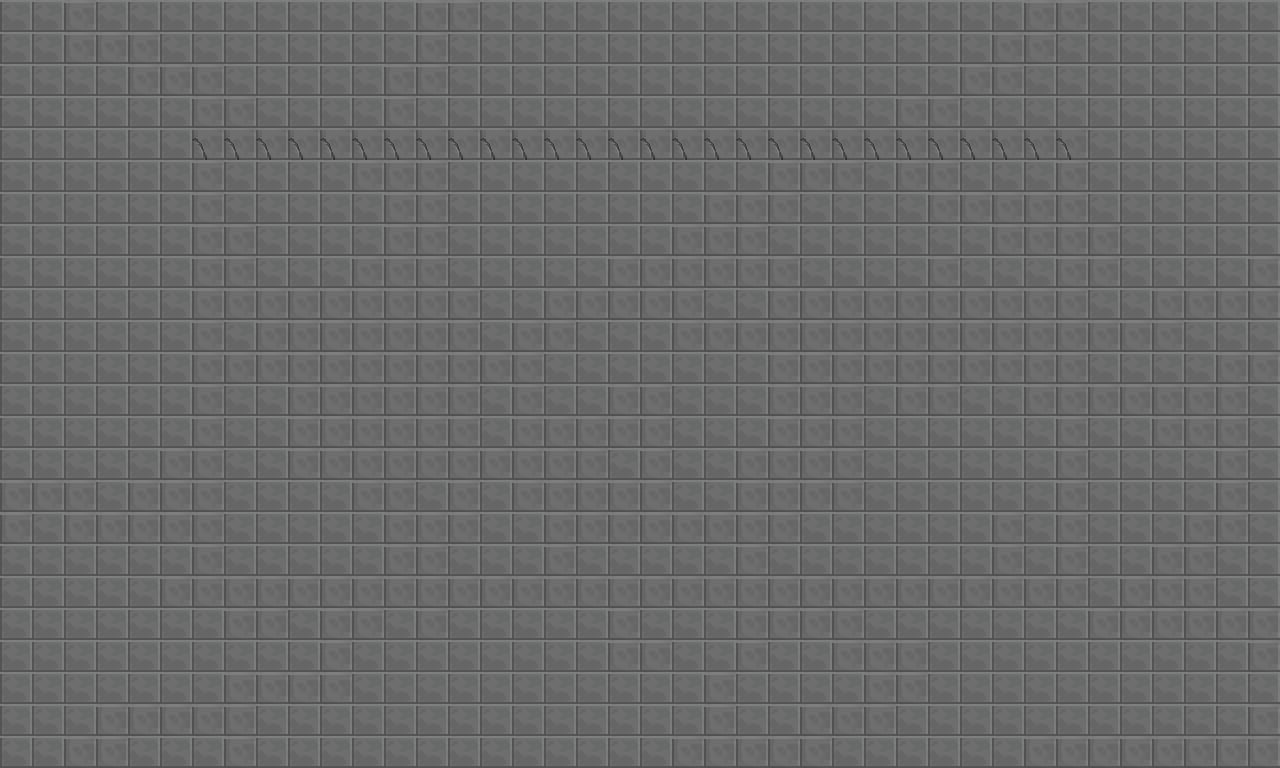

Tiled map render using the project's own tile images. Description and the whole map definition, tile-layer contents included, below:
An orthogonal 40x24 tile map with 32x32 px tiles, 1 tile layer (Tile Layer 1) and 1 object (wall).

<map version="1.10" tiledversion="1.11.0" orientation="orthogonal" renderorder="right-down" width="40" height="24" tilewidth="32" tileheight="32" infinite="0" nextlayerid="3" nextobjectid="8">
<tileset firstgid="1" tilewidth="32" tileheight="32" tilecount="4" columns="4">
 <image source="PreviewTile.png" />
</tileset>
 <layer id="1" name="Tile Layer 1" width="40" height="24">
  <data encoding="csv">
4,4,2,4,4,4,4,4,4,4,4,4,4,2,2,4,4,4,4,4,4,4,4,4,4,4,4,4,4,4,4,4,2,2,4,4,4,4,4,4,
4,4,2,2,2,4,4,4,4,4,4,4,4,2,4,4,4,4,4,4,4,4,4,4,4,4,4,4,4,4,4,2,2,4,4,4,4,4,4,4,
4,4,4,4,2,2,2,4,4,4,4,4,2,2,4,4,4,4,4,4,4,4,4,4,4,4,4,4,4,4,2,2,4,4,4,4,4,4,4,4,
4,4,4,4,4,4,2,2,4,4,4,4,2,4,4,4,4,4,4,4,4,4,4,4,4,4,4,4,2,2,4,4,4,4,4,4,4,4,4,4,
4,4,4,4,4,4,1,1,1,1,1,1,1,1,1,1,1,1,1,1,1,1,1,1,1,1,1,1,1,1,1,1,1,1,4,4,4,4,4,4,
4,4,4,4,4,4,2,4,4,4,4,2,2,2,4,4,4,4,4,4,4,4,4,4,2,2,2,4,2,2,4,4,4,2,4,4,4,4,4,4,
4,4,4,4,4,4,2,4,4,4,4,4,2,2,4,4,4,4,4,4,4,4,2,2,2,4,4,4,4,2,2,2,2,2,4,4,4,4,4,4,
4,4,4,4,4,4,2,2,4,4,4,4,2,2,4,4,4,4,4,4,4,2,2,2,4,4,4,4,4,4,4,2,2,2,2,4,4,4,4,4,
4,4,4,4,4,4,2,2,4,4,4,2,2,2,4,4,4,4,4,2,2,2,2,2,2,4,4,4,4,2,4,4,4,2,2,4,4,4,4,2,
4,4,4,4,4,4,2,2,2,2,2,2,2,2,2,4,4,2,2,2,2,2,4,4,2,2,2,2,2,2,2,2,2,2,4,4,2,2,2,2,
4,4,4,4,4,4,2,4,2,2,2,2,2,2,2,4,2,2,4,4,4,2,2,2,2,2,2,2,2,2,2,2,2,2,2,2,2,4,4,4,
4,4,4,4,4,4,2,2,2,2,2,2,2,2,2,2,2,4,4,4,4,4,4,4,2,2,2,2,2,2,2,2,2,2,4,4,4,4,2,2,
4,4,4,4,4,4,2,4,4,2,2,2,2,2,2,4,2,4,4,2,2,4,4,4,2,2,2,4,2,2,4,4,2,2,2,2,2,2,2,4,
4,4,4,4,4,4,2,4,4,2,2,2,2,2,2,4,2,2,2,2,2,4,4,4,2,2,2,4,4,4,4,4,4,2,4,4,2,2,2,4,
4,4,4,4,4,2,2,4,4,2,2,2,2,2,2,2,2,2,2,4,2,4,4,2,2,2,2,4,4,4,4,4,4,2,4,4,4,4,2,4,
2,2,2,4,2,2,2,4,4,4,4,2,2,4,2,4,2,2,2,2,2,4,4,2,2,2,2,4,4,4,4,4,4,2,4,4,4,4,2,4,
2,4,2,2,2,2,2,4,4,4,4,4,2,2,2,4,4,2,2,2,2,2,2,2,2,4,4,4,4,4,4,2,4,2,4,4,4,2,2,4,
4,4,4,4,4,4,2,4,4,4,4,4,2,2,4,4,4,2,4,4,4,4,4,2,4,4,4,4,4,4,4,2,4,2,4,4,2,2,4,4,
4,4,4,4,4,2,2,2,2,2,2,2,2,2,2,2,2,2,2,2,2,2,2,2,2,2,2,2,2,2,2,2,2,2,4,2,2,2,4,4,
4,4,4,4,4,4,4,2,2,4,2,2,4,2,4,4,4,4,4,2,4,4,4,2,2,2,2,4,4,4,4,4,4,4,2,2,2,2,2,2,
4,4,4,4,4,4,4,4,4,4,2,4,4,4,4,4,4,4,4,2,2,4,4,2,4,4,2,2,2,4,4,4,4,4,4,4,4,4,4,2,
4,4,4,4,4,4,4,2,2,2,2,4,4,4,4,4,4,4,4,4,4,4,2,4,4,4,4,2,2,4,4,4,4,4,4,4,4,4,4,4,
4,4,4,2,2,2,2,2,4,4,4,4,4,4,4,4,4,4,4,4,4,4,2,4,4,2,2,2,4,4,4,4,4,4,4,4,4,4,4,2,
4,4,2,2,4,4,4,2,4,4,4,4,4,4,4,4,4,4,4,4,4,2,2,2,2,2,4,4,4,4,4,4,2,2,2,2,2,2,2,2
</data>
 </layer>
 <objectgroup id="2" name="Object Layer 1">
  <object id="1" type="wall" x="194.566" y="126.468" width="893.381" height="34.049" />
 </objectgroup>
</map>